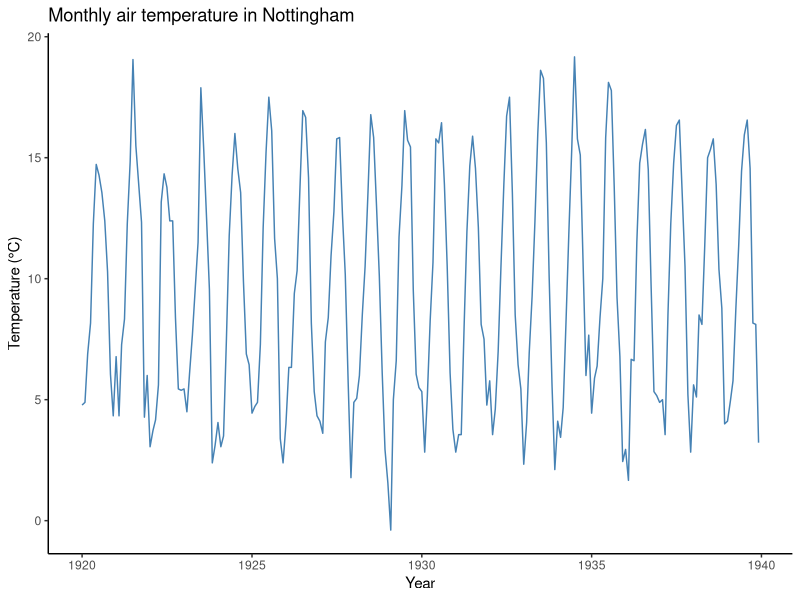
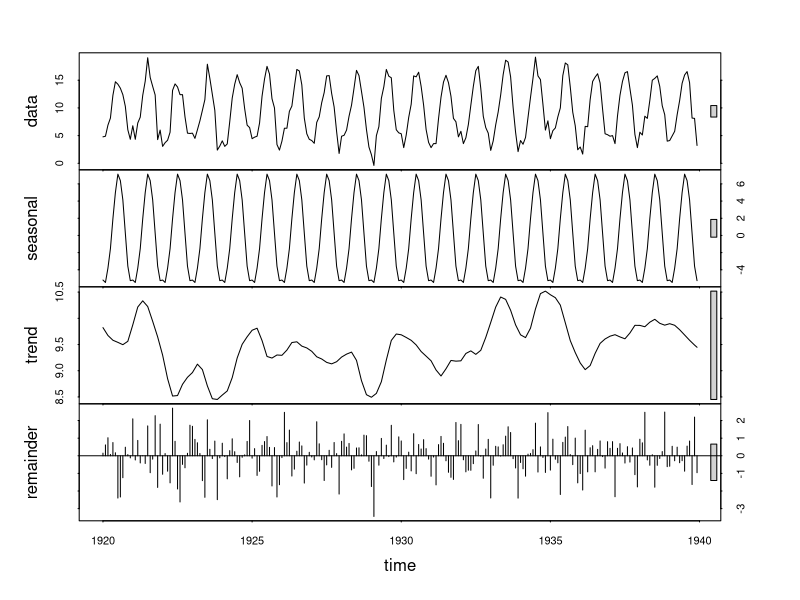
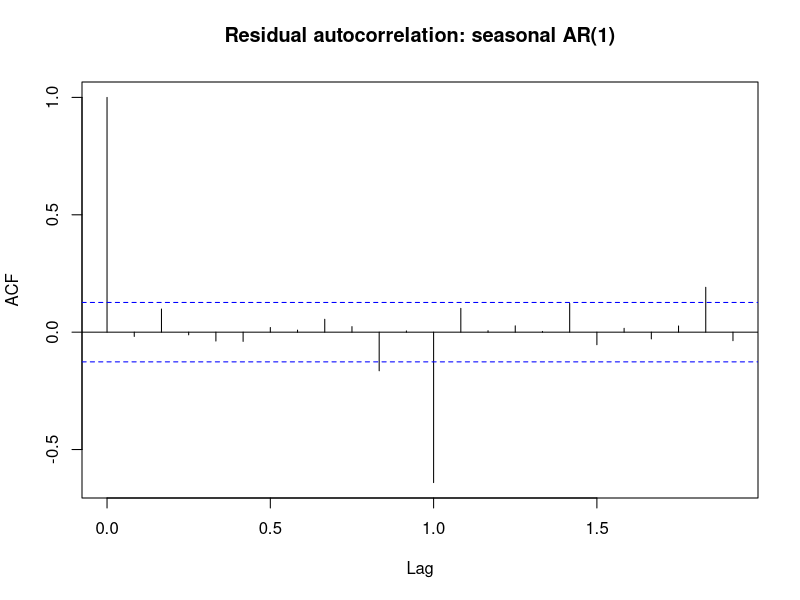
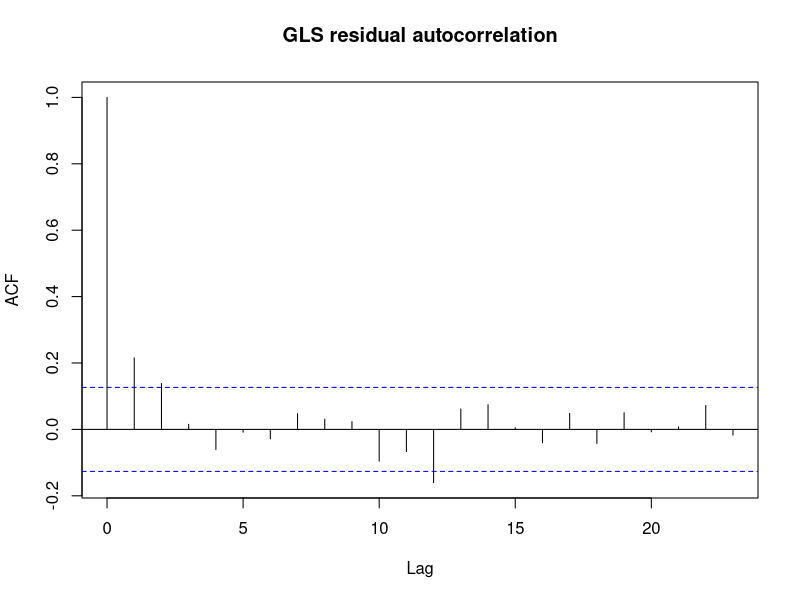
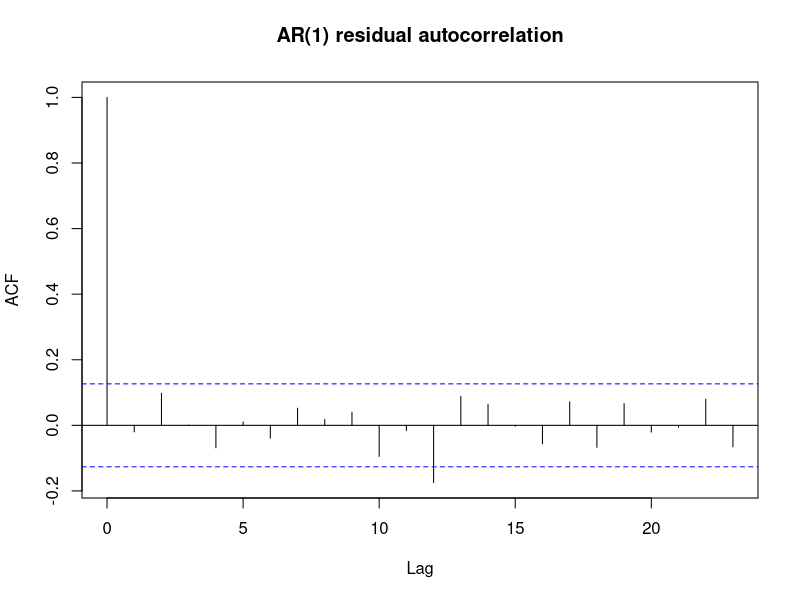
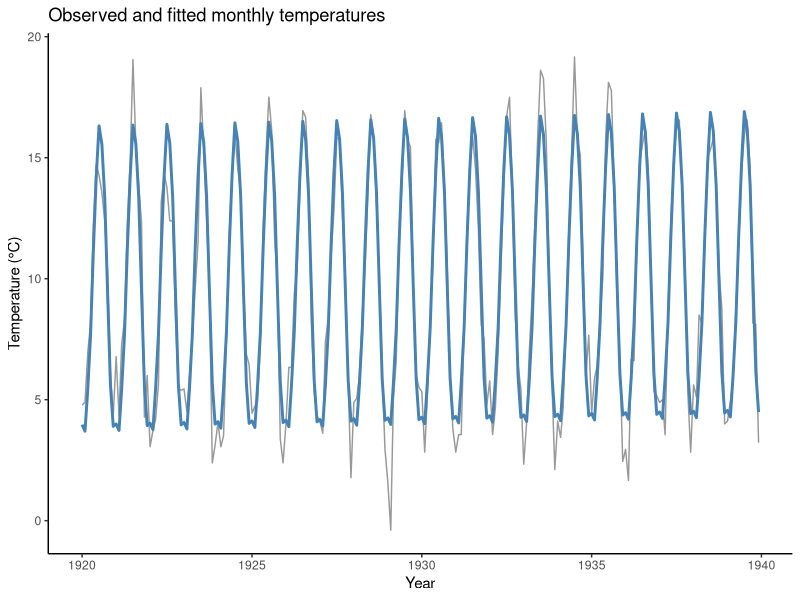
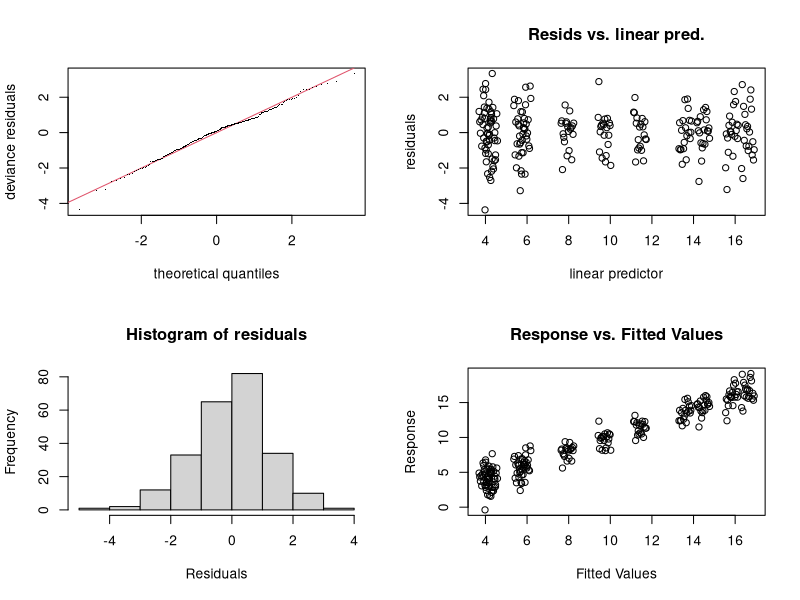
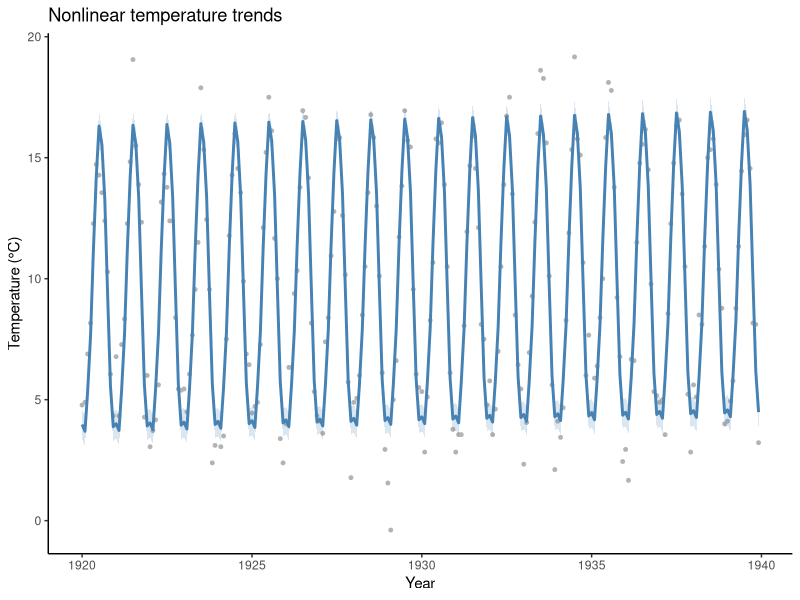

The R source for these figures, in order:

# Monthly temperature time-series analysis
# Nottingham, England (1920–1939)

# install.packages(c("ggplot2", "dplyr", "nlme", "mgcv"))

library(ggplot2)
library(dplyr)
library(nlme)
library(mgcv)

# Load temperature data
data("nottem")

# Convert Fahrenheit to Celsius
temperature <- (as.numeric(nottem) - 32) * 5 / 9

data <- data.frame(
  Date = seq(
    as.Date("1920-01-01"),
    by = "month",
    length.out = length(temperature)
  ),
  Time = seq_along(temperature),
  Temperature = temperature,
  Month = factor(rep(1:12, length.out = length(temperature)))
)

head(data)
summary(data)


# Monthly temperature variation
ggplot(data, aes(Date, Temperature)) +
  geom_line(colour = "steelblue") +
  theme_classic() +
  labs(
    title = "Monthly air temperature in Nottingham",
    x = "Year",
    y = "Temperature (°C)"
  )


# Seasonal decomposition
temperature_ts <- ts(
  data$Temperature,
  frequency = 12,
  start = c(1920, 1)
)

decomposition <- stl(
  temperature_ts,
  s.window = "periodic"
)

plot(decomposition)


# Seasonal AR(1) model
model_arima <- arima(
  temperature_ts,
  order = c(1, 0, 0),
  seasonal = list(
    order = c(0, 1, 0),
    period = 12
  )
)

print(model_arima)

acf(
  residuals(model_arima),
  main = "Residual autocorrelation: seasonal AR(1)"
)


# GLS models
model_gls <- gls(
  Temperature ~ Time + Month,
  data = data,
  method = "ML"
)

model_ar1 <- gls(
  Temperature ~ Time + Month,
  data = data,
  correlation = corAR1(form = ~ Time),
  method = "ML"
)

summary(model_gls)
summary(model_ar1)

AIC(model_gls, model_ar1)


# Residual autocorrelation
acf(
  resid(model_gls, type = "normalized"),
  main = "GLS residual autocorrelation"
)

acf(
  resid(model_ar1, type = "normalized"),
  main = "AR(1) residual autocorrelation"
)


# Observed and fitted temperatures
data$Predicted_AR1 <- predict(model_ar1)

ggplot(data, aes(Date)) +
  geom_line(
    aes(y = Temperature),
    colour = "grey60"
  ) +
  geom_line(
    aes(y = Predicted_AR1),
    colour = "steelblue",
    linewidth = 1
  ) +
  theme_classic() +
  labs(
    title = "Observed and fitted monthly temperatures",
    x = "Year",
    y = "Temperature (°C)"
  )


# Linear and nonlinear temperature trends
model_linear <- gam(
  Temperature ~ Time + Month,
  data = data,
  method = "ML"
)

model_gam <- gam(
  Temperature ~ s(Time, k = 10) + Month,
  data = data,
  method = "ML"
)

summary(model_linear)
summary(model_gam)

AIC(model_linear, model_gam)

gam.check(model_gam)


# GAM predictions
newdata <- data.frame(
  Date = data$Date,
  Time = data$Time,
  Month = factor(
    data$Month,
    levels = levels(data$Month)
  )
)

pred <- predict(
  model_gam,
  newdata = newdata,
  se.fit = TRUE
)

newdata$Predicted <- pred$fit
newdata$Lower <- pred$fit - 1.96 * pred$se.fit
newdata$Upper <- pred$fit + 1.96 * pred$se.fit


# Nonlinear temperature trends
ggplot(data, aes(Date, Temperature)) +
  geom_point(colour = "grey70", size = 1) +
  geom_ribbon(
    data = newdata,
    aes(
      x = Date,
      ymin = Lower,
      ymax = Upper
    ),
    inherit.aes = FALSE,
    fill = "steelblue",
    alpha = 0.2
  ) +
  geom_line(
    data = newdata,
    aes(x = Date, y = Predicted),
    inherit.aes = FALSE,
    colour = "steelblue",
    linewidth = 1
  ) +
  theme_classic() +
  labs(
    title = "Nonlinear temperature trends",
    x = "Year",
    y = "Temperature (°C)"
  )


# GAM residual autocorrelation
acf(
  residuals(model_gam),
  main = "GAM residual autocorrelation"
)


# Compare fitted temperature trends
data$Predicted_Linear <- predict(model_linear)
data$Predicted_GAM <- predict(model_gam)

ggplot(data, aes(Date)) +
  geom_line(
    aes(y = Temperature),
    colour = "grey70"
  ) +
  geom_line(
    aes(y = Predicted_Linear),
    colour = "darkgreen",
    linewidth = 0.8
  ) +
  geom_line(
    aes(y = Predicted_GAM),
    colour = "steelblue",
    linewidth = 0.8
  ) +
  theme_classic() +
  labs(
    title = "Linear and nonlinear temperature models",
    x = "Year",
    y = "Temperature (°C)"
  )


# Save results
dir.create("results", showWarnings = FALSE)

write.csv(
  data,
  "results/monthly_temperature.csv",
  row.names = FALSE
)

write.csv(
  newdata,
  "results/gam_predictions.csv",
  row.names = FALSE
)
